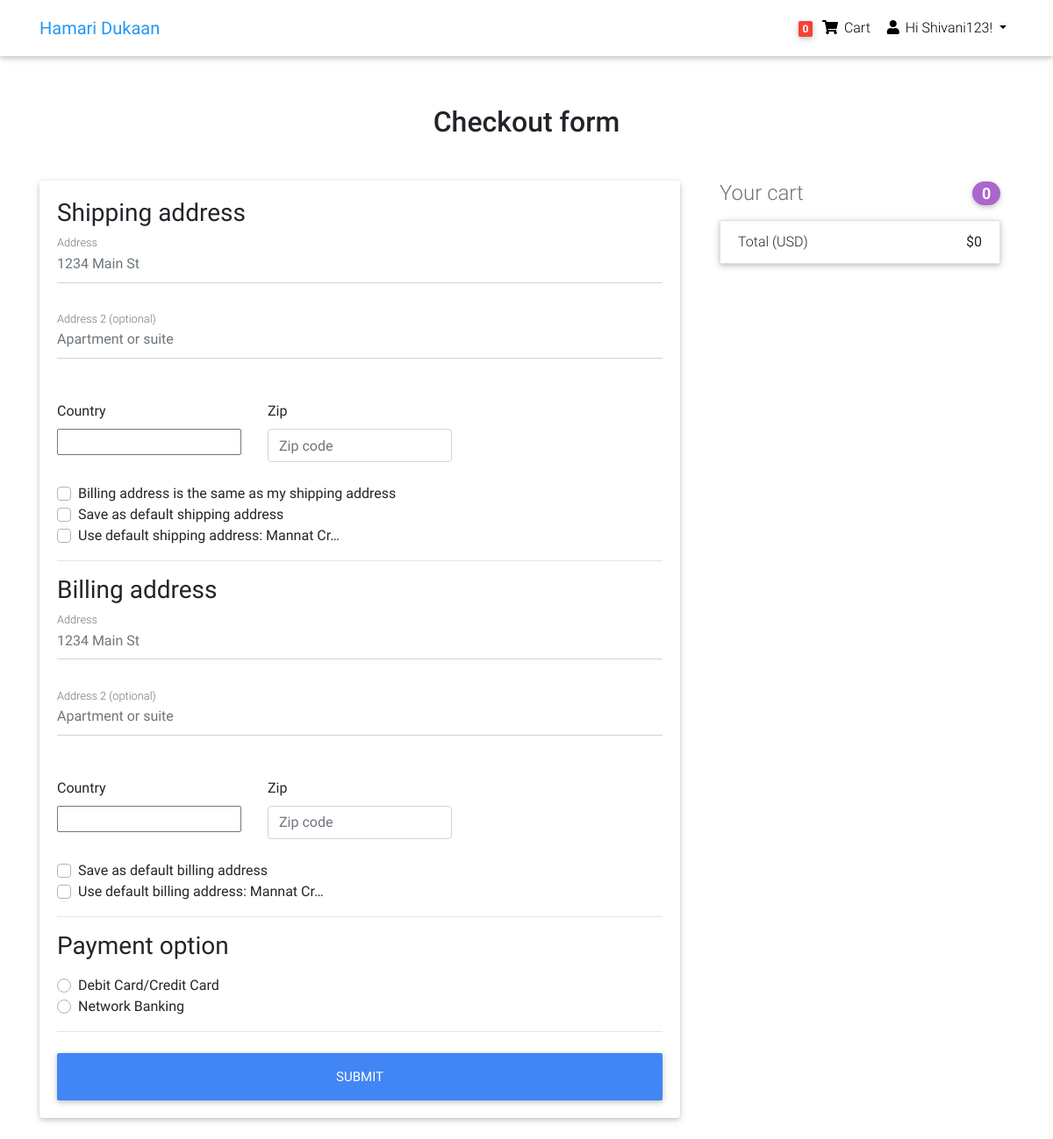
/checkout/ (signed in), run on the app's committed database.
### core/models.py (models this page shows, shortened)
class Order(models.Model):
    user = models.ForeignKey(settings.AUTH_USER_MODEL,
                             on_delete=models.CASCADE)
    ref_code = models.CharField(max_length=20, blank=True, null=True)
    items = models.ManyToManyField(OrderItem)
    start_date = models.DateTimeField(auto_now_add=True)
    ordered_date = models.DateTimeField()
    ordered = models.BooleanField(default=False)
    shipping_address = models.ForeignKey(
        'Address', related_name='shipping_address', on_delete=models.SET_NULL, blank=True, null=True)
    billing_address = models.ForeignKey(
        'Address', related_name='billing_address', on_delete=models.SET_NULL, blank=True, null=True)
    payment = models.ForeignKey(
        'Payment', on_delete=models.SET_NULL, blank=True, null=True)
    coupon = models.ForeignKey(
        'Coupon', on_delete=models.SET_NULL, blank=True, null=True)
    being_delivered = models.BooleanField(default=False)
    received = models.BooleanField(default=False)
    refund_requested = models.BooleanField(default=False)
    refund_granted = models.BooleanField(default=False)
    '''
    1. Item added to cart
    2. Adding a billing address
    (Failed checkout)
    3. Payment
    (Preprocessing, processing, packaging etc.)
    4. Being delivered
    5. Received
    6. Refunds
    '''
    def get_total(self):
        total = 0
        for order_item in self.items.all():
            total += order_item.get_final_price()
        if self.coupon:
            total -= self.coupon.amount
        return total

class Address(models.Model):
    user = models.ForeignKey(settings.AUTH_USER_MODEL,
                             on_delete=models.CASCADE)
    street_address = models.CharField(max_length=100)
    apartment_address = models.CharField(max_length=100)
    country = CountryField(multiple=False)
    zip = models.CharField(max_length=100)
    address_type = models.CharField(max_length=1, choices=ADDRESS_CHOICES)
    default = models.BooleanField(default=False)
    class Meta:
        verbose_name_plural = 'Addresses'

### core/views.py (the view, shortened to what this page needs)
# urls.py: path('checkout/', CheckoutView.as_view(), name='checkout'),
class CheckoutView(View):
    def get(self, *args, **kwargs):
        try:
            order = Order.objects.get(user=self.request.user, ordered=False)
            form = CheckoutForm()
            context = {
                'form': form,
                'couponform': CouponForm(),
                'order': order,
                'DISPLAY_COUPON_FORM': True
            }
            shipping_address_qs = Address.objects.filter(
                user=self.request.user,
                address_type='S',
                default=True
            )
            if shipping_address_qs.exists():
                context.update(
                    {'default_shipping_address': shipping_address_qs.last()})
            billing_address_qs = Address.objects.filter(
                user=self.request.user,
                address_type='B',
                default=True
            )
            if billing_address_qs.exists():
                context.update(
                    {'default_billing_address': billing_address_qs.last()})
            return render(self.request, "checkout.html", context)
        except ObjectDoesNotExist:
            messages.info(self.request, "You do not have an active order")
            return redirect("core:checkout")

### core/forms.py
class CheckoutForm(forms.Form):
    shipping_address = forms.CharField(required=False)
    shipping_address2 = forms.CharField(required=False)
    shipping_country = CountryField(blank_label='(select country)').formfield(
        required=False,
        widget=CountrySelectWidget(attrs={
            'class': 'custom-select d-block w-100',
        }))
    shipping_zip = forms.CharField(required=False)
    billing_address = forms.CharField(required=False)
    billing_address2 = forms.CharField(required=False)
    billing_country = CountryField(blank_label='(select country)').formfield(
        required=False,
        widget=CountrySelectWidget(attrs={
            'class': 'custom-select d-block w-100',
        }))
    billing_zip = forms.CharField(required=False)
    same_billing_address = forms.BooleanField(required=False)
    set_default_shipping = forms.BooleanField(required=False)
    use_default_shipping = forms.BooleanField(required=False)
    set_default_billing = forms.BooleanField(required=False)
    use_default_billing = forms.BooleanField(required=False)
    payment_option = forms.ChoiceField(
        widget=forms.RadioSelect, choices=PAYMENT_CHOICES)

class CouponForm(forms.Form):
    code = forms.CharField(widget=forms.TextInput(attrs={
        'class': 'form-control',
        'placeholder': 'Promo code',
        'aria-label': 'Recipient\'s username',
        'aria-describedby': 'basic-addon2'
    }))

### core/templatetags/cart_template_tags.py (called while the page is built)
@register.filter
def cart_item_count(user):
    if user.is_authenticated:
        qs = Order.objects.filter(user=user, ordered=False)
        if qs.exists():
            return qs[0].items.count()
    return 0

@register.filter
def wishlist_item_count(user):
    if user.is_authenticated:
        qs = Wishlist.objects.filter(user=user)
        if qs.exists():
            return qs.count()
    return 0

### templates/checkout.html (shortened to what this page needs)
{% extends "base.html" %}
{% load crispy_forms_tags %}
{% block content %}
  <main >
    <div class="container wow fadeIn">
      <h2 class="my-5 h2 text-center">Checkout form</h2>
      <div class="row">
        <div class="col-md-8 mb-4">
          <div class="card">
            <form method="POST" class="card-body">
              <h3>Shipping address</h3>
              <div class='hideable_shipping_form'>
                <div class="md-form mb-5">
                  <input type='text' placeholder='1234 Main St' id='shipping_address' name='shipping_address' class='form-control' />
                  <label for="shipping_address" class="">Address</label>
                </div>
                <div class="md-form mb-5">
                  <input type='text' placeholder='Apartment or suite' id='shipping_address2' name='shipping_address2' class='form-control' />
                  <label for="shipping_address2" class="">Address 2 (optional)</label>
                </div>
                <div class="row">
                  <div class="col-lg-4 col-md-12 mb-4">
                    <label for="country">Country</label>
                    {{ form.shipping_country }}
                  </div>
                  <div class="col-lg-4 col-md-6 mb-4">
                    <label for="shipping_zip">Zip</label>
                    <input type='text' placeholder='Zip code' id='shipping_zip' name='shipping_zip' class='form-control' />
                  </div>
                </div>
                <div class="custom-control custom-checkbox">
                  <label class="custom-control-label" for="same_billing_address">Billing address is the same as my shipping address</label>
                </div>
                <div class="custom-control custom-checkbox">
                  <label class="custom-control-label" for="set_default_shipping">Save as default shipping address</label>
                </div>
              </div>
              {% if default_shipping_address %}
              <div class="custom-control custom-checkbox">
                <label class="custom-control-label" for="use_default_shipping">Use default shipping address: {{ default_shipping_address.street_address|truncatechars:10 }}</label>
              </div>
              {% endif %}
              <hr>
              <h3>Billing address</h3>
              <div class='hideable_billing_form'>
                <div class="md-form mb-5">
                  <input type='text' placeholder='1234 Main St' id='billing_address' name='billing_address' class='form-control' />
                  <label for="billing_address" class="">Address</label>
                </div>
                <div class="md-form mb-5">
                  <input type='text' placeholder='Apartment or suite' id='billing_address2' name='billing_address2' class='form-control' />
                  <label for="billing_address2" class="">Address 2 (optional)</label>
                </div>
                <div class="row">
                  <div class="col-lg-4 col-md-12 mb-4">
                    <label for="country">Country</label>
                    {{ form.billing_country }}
                  </div>
                  <div class="col-lg-4 col-md-6 mb-4">
                    <label for="billing_zip">Zip</label>
                    <input type='text' placeholder='Zip code' id='billing_zip' name='billing_zip' class='form-control' />
                  </div>
                </div>
                <div class="custom-control custom-checkbox">
                  <label class="custom-control-label" for="set_default_billing">Save as default billing address</label>
                </div>
              </div>
              {% if default_billing_address %}
              <div class="custom-control custom-checkbox">
                <label class="custom-control-label" for="use_default_billing">Use default billing address: {{ default_billing_address.street_address|truncatechars:10 }}</label>
              </div>
              {% endif %}
              <hr>
              <h3>Payment option</h3>
              <div class="d-block my-3">
                {% for value, name in form.fields.payment_option.choices %}
                <div class="custom-control custom-radio">
                  <label class="custom-control-label" for="{{ name }}">{{ name }}</label>
                </div>
                {% endfor %}
              </div>
              <hr class="mb-4">
              <button class="btn btn-primary btn-lg btn-block" type="submit">Submit</button>
            </form>
          </div>
        </div>
        <div class="col-md-4 mb-4">
          {% include "order_snippet.html" %}
        </div>
      </div>
    </div>
  </main>
{% endblock content %}

### templates/navbar.html (shortened to what this page needs)
{% load cart_template_tags %}
<nav class="mb-1 navbar fixed-top navbar-expand-lg navbar-light white scrolling-navbar">
      <div class="container">
    <a class="navbar-brand" href="/"><strong class="blue-text">Hamari Dukaan</strong></a>
    <div class="collapse navbar-collapse" id="navbarSupportedContent-4">
      <ul class="navbar-nav ml-auto">
        {% if request.user.is_authenticated %}
        <li class="nav-item">
          <a class="nav-link" href="{% url 'core:order-summary' %}">
            <span class="badge red z-depth-1 mr-1"> {{ request.user|cart_item_count }} </span>
            <i class="fas fa-shopping-cart"></i> Cart</a>
        </li>
        <li class="nav-item dropdown">
          <a class="nav-link dropdown-toggle" id="navbarDropdownMenuLink-4" data-toggle="dropdown"
            aria-haspopup="true" aria-expanded="false">
            <i class="fas fa-user"></i> Hi {{ user.get_username|title }}! </a>
        </li>
        {% endif %}
      </ul></div>
    </div>
</nav>

### templates/order_snippet.html (shortened to what this page needs)
<div class="col-md-12 mb-4">
    <h4 class="d-flex justify-content-between align-items-center mb-3">
    <span class="text-muted">Your cart</span>
    <span class="badge badge-secondary badge-pill">{{ order.items.count }}</span>
    </h4>
    <ul class="list-group mb-3 z-depth-1">
    <li class="list-group-item d-flex justify-content-between">
        <span>Total (USD)</span>
        <strong>${{ order.get_total }}</strong>
    </li>
    </ul>
</div>

### templates/base.html (style rules this page uses)
html, body, header, .carousel { height: 60vh; }

### data on the page
Address: street_address "Mannat Cr…"
Address: street_address "Mannat Cr…"
Order: items.count "0", get_total "0"

### other printed values
{{ request.user|cart_item_count }} "0"
{{ user.get_username|title }} "Shivani123"
{{ name }} "Debit Card/Credit Card" "Network Banking"
